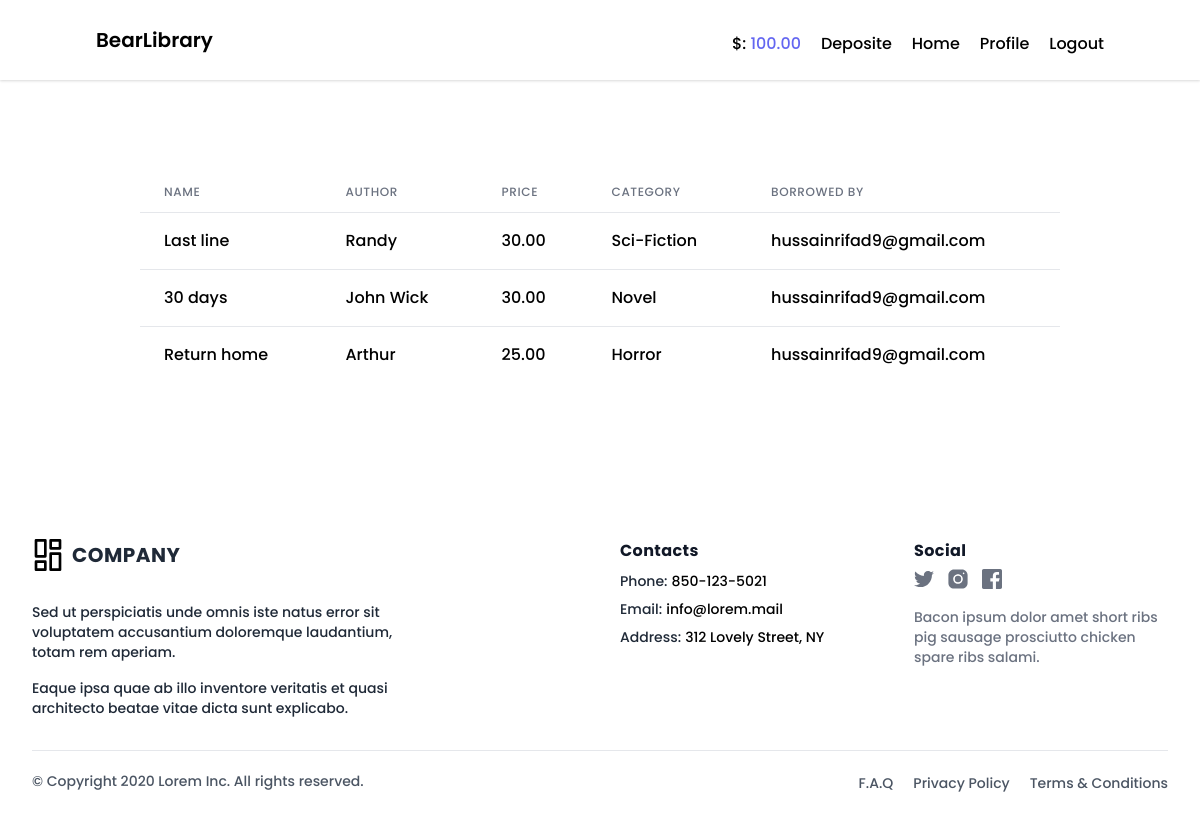
The page /account/borrow_list/2/ (signed in) on the database its author committed.
### account/models.py (models this page shows, shortened)
class UserInformation(models.Model):
    user = models.OneToOneField(User, on_delete=models.CASCADE, related_name='information')
    institution = models.CharField(max_length=128, blank=True, null=True)
    group = models.CharField(max_length=32, blank=True, null=True)
    grade = models.IntegerField()
    gender = models.CharField(max_length=16, choices=GENDER)
    country = models.CharField(max_length=128)
    birth_date = models.DateField(null=True, blank=True)
    date_created = models.DateField(auto_now_add=True)
    balance = models.DecimalField(max_digits=12, default=0, decimal_places=2)

class BorrowItem(models.Model):
    book = models.ForeignKey(Book, on_delete=models.CASCADE)
    borrowed_by = models.ForeignKey(User, on_delete=models.CASCADE)

### book/models.py (models this page shows, shortened)
class Book(models.Model):
    name = models.CharField(max_length=128)
    category = models.ForeignKey(BookCategory, on_delete=models.CASCADE, related_name='book')
    image = models.ImageField(upload_to='book/media/image', blank=True, null=True)
    author = models.CharField(max_length=128)
    description = models.CharField(max_length=512)
    price = models.DecimalField(max_digits=5, decimal_places=2)

### category/models.py (models this page shows)
class BookCategory(models.Model):
    title = models.CharField(max_length=128)
    slug = models.SlugField()

### account/views.py (the view)
# urls.py: path('borrow_list/<int:id>/', views.BorrowedListView.as_view(), name='borrowlist')
class BorrowedListView(LoginRequiredMixin, ListView):
    model = BorrowItem
    template_name = 'borrowed.html'
    def get_context_data(self, **kwargs):
        context = super().get_context_data(**kwargs)
        object_id = self.kwargs.get('id')
        user = User.objects.get(id=object_id)
        context['borrowedItem'] = BorrowItem.objects.filter(borrowed_by=user)
        return context

### account/templates/borrowed.html (shortened to what this page needs)
{% extends 'base.html' %}
{% block content %}
<div class="p-5 md:p-10">
    <table class="min-w-full divide-y divide-gray-200">
        <thead>
            <tr>
                <th class="px-6 py-3 text-left text-xs font-medium text-gray-500 uppercase tracking-wider">Name</th>
                <th class="px-6 py-3 text-left text-xs font-medium text-gray-500 uppercase tracking-wider">Author</th>
                <th class="px-6 py-3 text-left text-xs font-medium text-gray-500 uppercase tracking-wider">Price</th>
                <th class="px-6 py-3 text-left text-xs font-medium text-gray-500 uppercase tracking-wider">Category</th>
                <th class="px-6 py-3 text-left text-xs font-medium text-gray-500 uppercase tracking-wider">Borrowed by</th>
            </tr>
        </thead>
        <tbody class="bg-white divide-y divide-gray-200">
            {% for item in borrowedItem %}
            <tr>
                <td class="px-6 py-4 whitespace-nowrap">{{item.book.name}}</td>
                <td class="px-6 py-4 whitespace-nowrap">{{item.book.author}}</td>
                <td class="px-6 py-4 whitespace-nowrap">{{item.book.price}}</</td>
                <td class="px-6 py-4 whitespace-nowrap">{{item.book.category.title}}</</td>
                <td class="px-6 py-4 whitespace-nowrap">{{item.borrowed_by.email}}</</td>
            </tr>
            {% endfor %}
        </tbody>
    </table>
</div>
{% endblock %}

### core/templates/header.html (shortened to what this page needs)
<div class="bg-gray-100">
    <div class="bg-white shadow">
        <div class="container mx-auto">
            <div class="flex justify-between items-center py-4 px-2">
                <h1 class="text-xl font-semibold">BearLibrary</h1>
                <div class="flex justify-between items-center ">
                    <ul class="mt-4 invisible md:visible flex justify-between items-center gap-5">
                        {% if user.is_authenticated %}
                        <li class="mb-2"><p class="block hover:text-indigo-400">$: <span class="text-indigo-500">{{user.information.balance}}</span></p></li>
                        <li class="mb-2"><a href="{% url 'deposite' %}" class="block hover:text-indigo-400">Deposite</a></li>
                        {% endif %}
                        <li class="mb-2"><a href="{% url 'homepage' %}" class="block hover:text-indigo-400">Home</a></li>
                        {% if user.is_authenticated %}
                        <li class="mb-2"><a href="{% url 'profile' %}" class="block hover:text-indigo-400">Profile</a></li>
                        <li class="mb-2"><a href="{% url 'logout' %}" class="block hover:text-indigo-400">Logout</a></li>
                        {% else %}
                        <li class="mb-2"><a href="{% url 'register' %}" class="block hover:text-indigo-400">Register</a></li>
                        <li class="mb-2"><a href="{% url 'login' %}" class="block hover:text-indigo-400">Login</a></li>
                        {% endif %}
                    </ul>
                </div>
            </div>
        </div>
    </div>
</div>

### core/static/css/base.css (style rules this page uses)
.poppins-medium { font-family: "Poppins", sans-serif; font-weight: 500; font-style: normal; }

### rows shown on the page
BorrowItem: book.name "Last line", book.author "Randy", book.price "30.00", book.category "Sci-Fiction", borrowed_by.email "hussainrifad9@gmail.com"
BorrowItem: book.name "30 days", book.author "John Wick", book.price "30.00", book.category "Novel", borrowed_by.email "hussainrifad9@gmail.com"
BorrowItem: book.name "Return home", book.author "Arthur", book.price "25.00", book.category "Horror", borrowed_by.email "hussainrifad9@gmail.com"

### other values the page prints
{{ user.information.balance }} "100.00"
